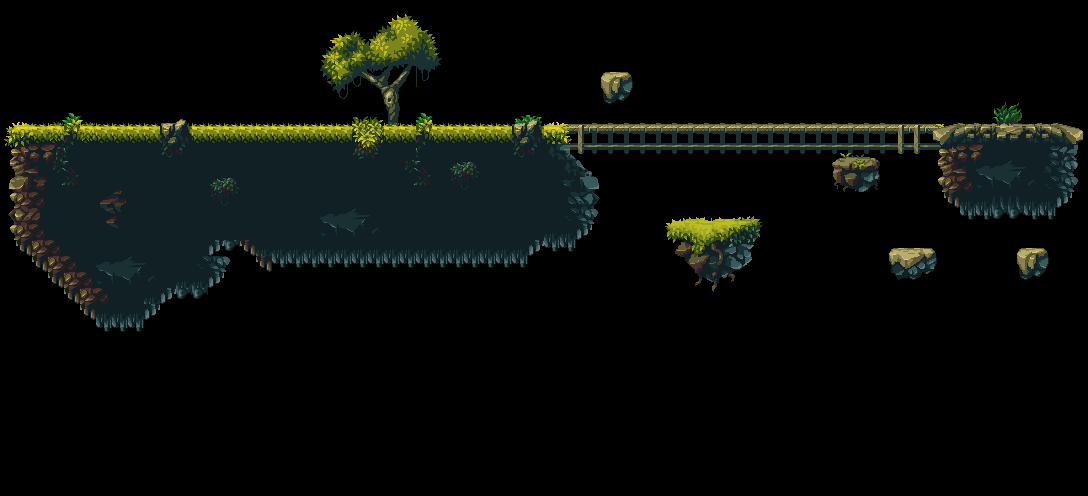

A 2D game scene composited from a Tiled map and its tileset images. What follows is a short description and the map's XML, with each tile layer's data collapsed to a summary:
An orthogonal 68x31 tile map with 16x16 px tiles, 3 tile layers (background, main, foreground) and 7 objects (rectangle, point, elipse, polygon, text, ...).

<map version="1.10" tiledversion="1.10.1" orientation="orthogonal" renderorder="left-up" width="68" height="31" tilewidth="16" tileheight="16" infinite="0" nextlayerid="73" nextobjectid="32">
 <tileset firstgid="1" source="../Tilesets/tileset1.tsx" />
 <group id="5" name="bg" locked="1">
  <imagelayer id="69" name="sky" locked="1" parallaxx="0.5" parallaxy="0.8" repeatx="1">
   <image source="../Textures/sky.png" width="112" height="304" />
  </imagelayer>
  <imagelayer id="68" name="cloud" locked="1" offsetx="0" offsety="67" parallaxx="0.6" parallaxy="0.8" repeatx="1">
   <image source="../Textures/clouds.png" width="544" height="236" />
  </imagelayer>
  <imagelayer id="67" name="sea" locked="1" offsetx="0" offsety="208" parallaxx="0.7" parallaxy="0.8" repeatx="1">
   <image source="../Textures/sea.png" width="112" height="96" />
  </imagelayer>
  <imagelayer id="66" name="ground" locked="1" offsetx="0" offsety="194" parallaxx="0.8" parallaxy="0.8">
   <image source="../Textures/far-grounds.png" width="616" height="110" />
  </imagelayer>
 </group>
 <group id="71" name="tiles" locked="1">
  <layer id="1" name="background" width="68" height="31" locked="1" tintcolor="#9a9a9a">
   <data>[2108 cells, 91 non-empty, 91 distinct tile ids]</data>
  </layer>
  <layer id="2" name="main" width="68" height="31" locked="1" tintcolor="#ffffff">
   <data>[2108 cells, 625 non-empty, 256 distinct tile ids]</data>
  </layer>
  <layer id="3" name="foreground" width="68" height="31" locked="1" tintcolor="#ffffff">
   <data>[2108 cells, 84 non-empty, 84 distinct tile ids]</data>
  </layer>
 </group>
 <group id="72" name="objects">
  <objectgroup color="#ff0000" id="70" name="objects">
   <object id="21" name="Rectangle" type="rectangle" x="16" y="144" width="176" height="96" />
   <object id="22" name="Point" type="point" x="224" y="176">
    <point />
   </object>
   <object id="23" name="Elipse" type="elipse" x="256" y="144" width="48" height="48">
    <ellipse />
   </object>
   <object id="24" name="Polygon" type="polygon" x="384" y="144">
    <polygon points="0,0 -32,48 32,48" />
   </object>
   <object id="28" name="Text" type="text" x="432" y="176" width="80" height="17.875">
    <text wrap="1">Hello World</text>
   </object>
   <object id="30" name="Tile" type="tile" gid="468" x="480" y="144" width="16" height="16" />
   <object id="31" x="672" y="224">
    <polygon points="0,0 80,0 80,32 64,48 48,64 16,48 0,32" />
   </object>
  </objectgroup>
 </group>
</map>